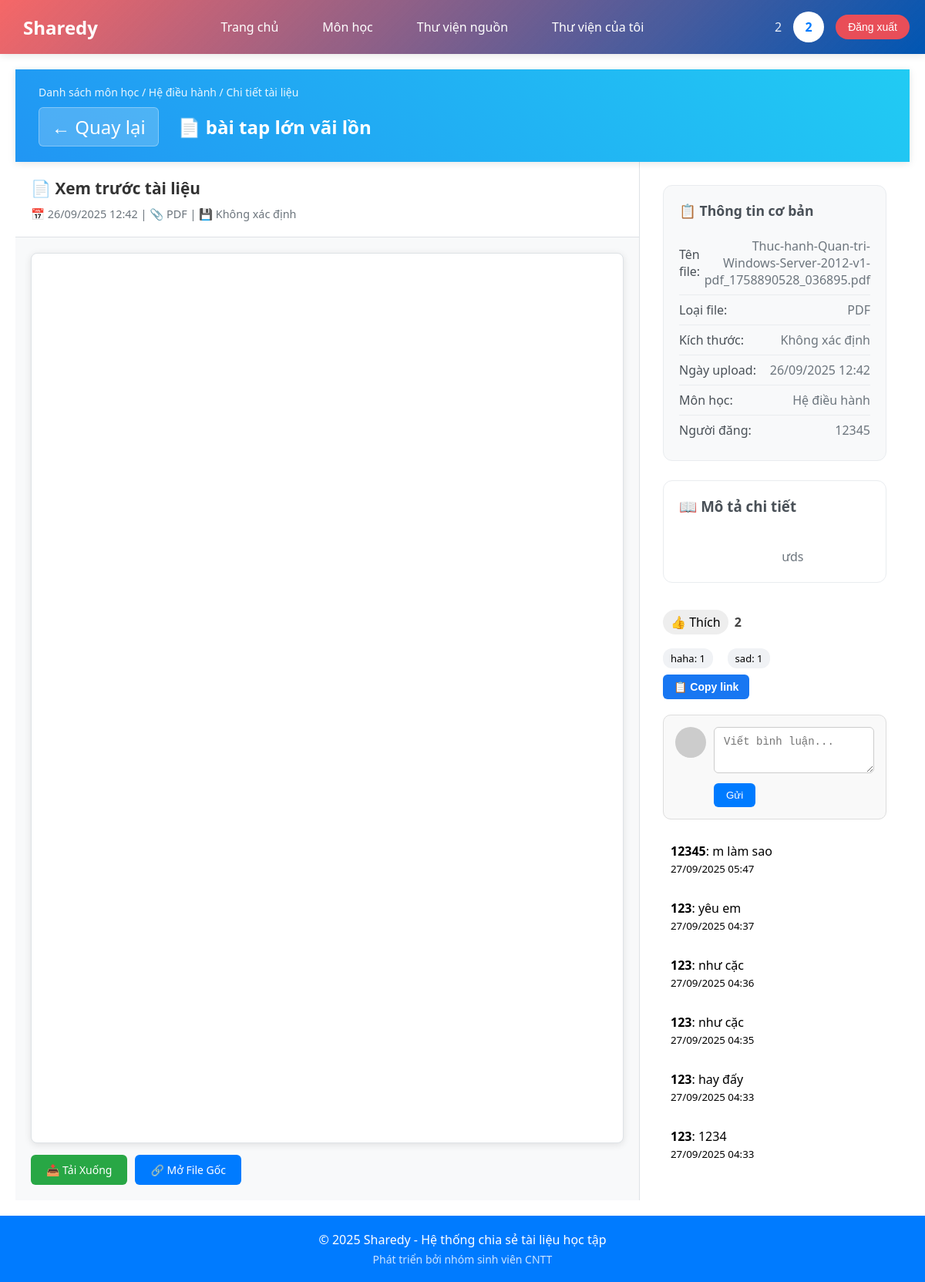
Screenshot of /index.php?page=chitiettailieu&id=16 (signed in) with the database file from the repository.
### tables this page shows
CREATE TABLE `bai_chia_se` (
  `id` int NOT NULL AUTO_INCREMENT,
  `loai` enum('tai_lieu','bai_viet') NOT NULL,
  `tieu_de` varchar(200) NOT NULL,
  `mo_ta` text,
  `file_upload` varchar(255) DEFAULT NULL,
  `link_host` varchar(255) DEFAULT NULL,
  `link_source` varchar(255) DEFAULT NULL,
  `cong_nghe` varchar(255) DEFAULT NULL,
  `id_mon_hoc` int DEFAULT NULL,
  `id_danh_muc` int DEFAULT NULL,
  `id_nguoi_dung` int NOT NULL,
  `ngay_tao` timestamp NOT NULL DEFAULT CURRENT_TIMESTAMP,
  `ngay_cap_nhat` timestamp NULL DEFAULT NULL,
  `tom_tat` text,
  `tong_reaction` int DEFAULT '0',
  PRIMARY KEY (`id`),
  KEY `id_mon_hoc` (`id_mon_hoc`) /*!80000 INVISIBLE */,
  KEY `id_danh_muc` (`id_danh_muc`),
  KEY `bai_chia_se_ibfk_3` (`id_nguoi_dung`),
  CONSTRAINT `bai_chia_se_ibfk_1` FOREIGN KEY (`id_mon_hoc`) REFERENCES `mon_hoc` (`id`),
  CONSTRAINT `bai_chia_se_ibfk_2` FOREIGN KEY (`id_danh_muc`) REFERENCES `danh_muc` (`id`),
  CONSTRAINT `bai_chia_se_ibfk_3` FOREIGN KEY (`id_nguoi_dung`) REFERENCES `nguoi_dung` (`id`)
);

CREATE TABLE `mon_hoc` (
  `id` int NOT NULL AUTO_INCREMENT,
  `ten_mon` varchar(100) NOT NULL,
  `mo_ta` text,
  PRIMARY KEY (`id`)
);

CREATE TABLE `nguoi_dung` (
  `id` int NOT NULL AUTO_INCREMENT,
  `ten_dang_nhap` varchar(50) NOT NULL,
  `email` varchar(100) NOT NULL,
  `mat_khau` varchar(255) NOT NULL,
  `remember_token` varchar(64) DEFAULT NULL,
  `ho_ten` varchar(100) DEFAULT NULL,
  `vai_tro` enum('quan_tri_vien','nguoi_dung','khach') DEFAULT 'khach',
  `ngay_tao` timestamp NULL DEFAULT CURRENT_TIMESTAMP,
  `ngay_cap_nhat` timestamp NULL DEFAULT CURRENT_TIMESTAMP ON UPDATE CURRENT_TIMESTAMP,
  `trang_thai` enum('hoạt_dong','khoa') DEFAULT NULL,
  `ma_xac_minh` varchar(6) DEFAULT NULL,
  `da_xac_minh` tinyint(1) DEFAULT '0',
  PRIMARY KEY (`id`),
  UNIQUE KEY `ten_dang_nhap` (`ten_dang_nhap`),
  UNIQUE KEY `email` (`email`)
);

CREATE TABLE `binh_luan` (
  `id` int NOT NULL AUTO_INCREMENT,
  `id_bai_chia_se` int DEFAULT NULL,
  `id_nguoi_dung` int DEFAULT NULL,
  `noi_dung` text,
  `ngay_tao` timestamp NULL DEFAULT CURRENT_TIMESTAMP,
  PRIMARY KEY (`id`),
  KEY `id_bai_chia_se` (`id_bai_chia_se`),
  KEY `id_nguoi_dung` (`id_nguoi_dung`),
  CONSTRAINT `binh_luan_ibfk_1` FOREIGN KEY (`id_bai_chia_se`) REFERENCES `bai_chia_se` (`id`),
  CONSTRAINT `binh_luan_ibfk_2` FOREIGN KEY (`id_nguoi_dung`) REFERENCES `nguoi_dung` (`id`)
);

### config/ketNoiDB.php (called while the page is built, shortened)
<?php
function lam_sach_chuoi($chuoi)
{
    return htmlspecialchars(trim($chuoi), ENT_QUOTES, 'UTF-8');
}
function dinh_dang_ngay($ngay)
{
    return date('d/m/Y H:i', strtotime($ngay));
}
function lay_tong_reaction($pdo, $id_bai)
{
    $sql = "SELECT COUNT(*) as tong FROM reaction WHERE id_bai_chia_se = ?";
    $stmt = $pdo->prepare($sql);
    $stmt->execute([$id_bai]);
    $row = $stmt->fetch();
    return $row ? $row['tong'] : 0;
}
function lay_chi_tiet_reaction($pdo, $id_bai)
{
    $sql = "SELECT loai_cam_xuc, COUNT(*) as so_luong
            FROM reaction
            WHERE id_bai_chia_se = ?
            GROUP BY loai_cam_xuc";
    $stmt = $pdo->prepare($sql);
    $stmt->execute([$id_bai]);
    $rows = $stmt->fetchAll();
    $ketqua = [
        'like' => 0,
        'love' => 0,
        'care' => 0,
        'haha' => 0,
        'wow' => 0,
        'sad' => 0,
        'angry' => 0
    ];
    foreach ($rows as $row) {
        $ketqua[$row['loai_cam_xuc']] = $row['so_luong'];
    }
    return $ketqua;
}

### src/Views/chiTietTaiLieu.php (the view, shortened to what this page needs)
<?php
include __DIR__ . '/../../config/ketNoiDB.php';
$id_tai_lieu = isset($_GET['id']) ? (int)$_GET['id'] : 0;
try {
    $sql = "SELECT bcs.*, mh.ten_mon, nd.ho_ten as ten_nguoi_dang, nd.email as email_nguoi_dang
            FROM bai_chia_se bcs
            LEFT JOIN mon_hoc mh ON bcs.id_mon_hoc = mh.id
            LEFT JOIN nguoi_dung nd ON bcs.id_nguoi_dung = nd.id
            WHERE bcs.id = :id_tai_lieu AND bcs.loai = 'tai_lieu'";
    $stmt = $pdo->prepare($sql);
    $stmt->execute([':id_tai_lieu' => $id_tai_lieu]);
    $tai_lieu = $stmt->fetch();
} catch (PDOException $e) {
    die("Lỗi truy vấn: " . $e->getMessage());
}
function tao_url_preview($duong_dan_file)
{
    $base_url = 'http://' . $_SERVER['HTTP_HOST'] . dirname($_SERVER['PHP_SELF']) . '/';
    $file_url = $base_url . $duong_dan_file;
    return 'https://docs.google.com/viewer?url=' . urlencode($file_url) . '&embedded=true';
}
function lay_icon_file($duong_dan_file)
{
    $duoi_file = strtolower(pathinfo($duong_dan_file, PATHINFO_EXTENSION));
    switch ($duoi_file) {
        case 'pdf':
            return '📄';
    }
}
function tinh_kich_thuoc_file($duong_dan_file)
{
    return 'Không xác định';
}
?>
<!DOCTYPE html>
<html lang="vi">
<head>
</head>
<body>
    <div class="container">
        <div class="header">
            <div class="breadcrumb">
                <a href="index.php?page=monhoc">Danh sách môn học</a> /
                <a href="index.php?page=tailieumon&id_mon_hoc=<?php echo $tai_lieu['id_mon_hoc']; ?>">
                    <?php echo lam_sach_chuoi($tai_lieu['ten_mon']); ?>
                </a> /
                Chi tiết tài liệu
            </div>
            <div class="header-title">
                <a href="index.php?page=tailieumon&id_mon_hoc=<?php echo $tai_lieu['id_mon_hoc']; ?>"
                    class="back-btn">
                    ← Quay lại
                </a>
                <?php echo lay_icon_file($tai_lieu['file_upload']); ?>
                <?php echo lam_sach_chuoi($tai_lieu['tieu_de']); ?>
            </div>
        </div>
        <div class="main-content">
            <div class="preview-section">
                <div class="preview-header">
                    <div class="preview-title">
                        <?php echo lay_icon_file($tai_lieu['file_upload']); ?>
                        Xem trước tài liệu
                    </div>
                    <div class="preview-meta">
                        📅 <?php echo dinh_dang_ngay($tai_lieu['ngay_tao']); ?> |
                        📎 <?php echo strtoupper(pathinfo($tai_lieu['file_upload'], PATHINFO_EXTENSION)); ?> |
                        💾 <?php echo tinh_kich_thuoc_file($tai_lieu['file_upload']); ?>
                    </div>
                </div>
                <div class="preview-container">
                    <iframe id="preview-iframe"
                        class="preview-iframe"
                        src="<?php echo tao_url_preview($tai_lieu['file_upload']); ?>"
                        style="display: none;"
                        onload="hien_thi_preview()">
                    </iframe>
                    <div class="preview-actions">
                        <a href="<?php echo $tai_lieu['file_upload']; ?>"
                            class="btn btn-success"
                            download
                            target="_blank">
                            📥 Tải Xuống
                        </a>
                        <a href="<?php echo $tai_lieu['file_upload']; ?>"
                            class="btn btn-primary"
                            target="_blank">
                            🔗 Mở File Gốc
                        </a>
                    </div>
                </div>
            </div>
            <div class="details-section">
                <div class="details-content">
                    <div class="info-card">
                        <h3>📋 Thông tin cơ bản</h3>
                        <div class="info-item">
                            <span class="info-label">Tên file:</span>
                            <span class="info-value">
                                <?php echo basename($tai_lieu['file_upload']); ?>
                            </span>
                        </div>
                        <div class="info-item">
                            <span class="info-label">Loại file:</span>
                            <span class="info-value">
                                <?php echo strtoupper(pathinfo($tai_lieu['file_upload'], PATHINFO_EXTENSION)); ?>
                            </span>
                        </div>
                        <div class="info-item">
                            <span class="info-label">Kích thước:</span>
                            <span class="info-value">
                                <?php echo tinh_kich_thuoc_file($tai_lieu['file_upload']); ?>
                            </span>
                        </div>
                        <div class="info-item">
                            <span class="info-label">Ngày upload:</span>
                            <span class="info-value">
                                <?php echo dinh_dang_ngay($tai_lieu['ngay_tao']); ?>
                            </span>
                        </div>
                        <div class="info-item">
                            <span class="info-label">Môn học:</span>
                            <span class="info-value">
                                <?php echo lam_sach_chuoi($tai_lieu['ten_mon']); ?>
                            </span>
                        </div>
                        <?php if (!empty($tai_lieu['ten_nguoi_dang'])): ?>
                            <div class="info-item">
                                <span class="info-label">Người đăng:</span>
                                <span class="info-value">
                                    <?php echo lam_sach_chuoi($tai_lieu['ten_nguoi_dang']); ?>
                                </span>
                            </div>
                        <?php endif; ?>
                    </div>
                    <?php if (!empty($tai_lieu['mo_ta'])): ?>
                        <div class="description-section">
                            <h3>📖 Mô tả chi tiết</h3>
                            <div class="description-text">
                                <?php echo lam_sach_chuoi($tai_lieu['mo_ta']); ?>
                            </div>
                        </div>
                        <div class="reaction-box" data-id="<?php echo $tai_lieu['id']; ?>">
                            <div class="like-button">
                                👍 <span class="like-text">Thích</span>
                            </div>
                            <span class="reaction-count">
                                <?php echo lay_tong_reaction($pdo, $tai_lieu['id']); ?>
                            </span>
                        </div>
                        <?php
                        $chiTiet = lay_chi_tiet_reaction($pdo, $tai_lieu['id']);
                        ?>
                        <div class="reaction-detail">
                            <?php foreach ($chiTiet as $loai => $sl): ?>
                                <?php if ($sl > 0): ?>
                                    <span class="reaction-item">
                                        <?= htmlspecialchars($loai) ?>: <?= $sl ?>
                                    </span>
                                <?php endif; ?>
                            <?php endforeach; ?>
                        </div>
                        <button class="share-btn" onclick="copyLink()">📋 Copy link</button>
                        <?php
                        $id_bai_chia_se = (int)($_GET['id'] ?? 0);
                        $sql = "SELECT bl.id, bl.noi_dung, bl.ngay_tao, bl.id_nguoi_dung, nd.ho_ten
        FROM binh_luan bl
        JOIN nguoi_dung nd ON bl.id_nguoi_dung = nd.id
        WHERE bl.id_bai_chia_se = :id_bai_chia_se
        ORDER BY bl.ngay_tao DESC";
                        $stmt = $pdo->prepare($sql);
                        $stmt->execute([':id_bai_chia_se' => $id_bai_chia_se]);
                        $comments = $stmt->fetchAll();
                        ?>
                        <div class="comment-box">
                            <img src="https://i.pravatar.cc/40" alt="Avatar" class="comment-avatar">
                            <div class="comment-content">
                                <form method="POST" action="comment.php">
                                    <textarea name="noi_dung" class="comment-input" placeholder="Viết bình luận..." required></textarea>
                                    <button type="submit" class="comment-send">Gửi</button>
                                </form>
                            </div>
                        </div>
                        <div class="comment-list">
                            <?php foreach ($comments as $c): ?>
                                <div class="comment-item">
                                    <b><?php echo htmlspecialchars($c['ho_ten']); ?></b>:
                                    <?php echo nl2br(htmlspecialchars($c['noi_dung'])); ?>
                                    <br>
                                    <small><?php echo dinh_dang_ngay($c['ngay_tao']); ?></small>
                                </div>
                            <?php endforeach; ?>
                        </div>
                </div>
            </div>
        <?php endif; ?>
        </div>
    </div>
</body>
</html>

### src/Views/layout.php (style rules this page uses)
* { margin: 0; padding: 0; box-sizing: border-box; }
body { font-family: 'Segoe UI', Tahoma, Geneva, Verdana, sans-serif; background-color: #f4f4f4ff; }
.container { justify-content: center; align-items: center; min-height: calc(100vh - 60px); background-image: url(https://static.tramdoc.vn/image/img.news/0/0/0/8341.jpg?v=1&w=300&h=200&nocache=1); padding: 20px; background-size: cover; background-position: center; background-repeat: no-repeat; }

### rows the page displays
bai_chia_se: id_mon_hoc.ten_mon "Hệ điều hành", file_upload "📄", tieu_de "bài tap lớn vãi lồn", ngay_tao "26/09/2025 12:42", file_upload "PDF", file_upload "Không xác định", file_upload "Thuc-hanh-Quan-tri-Windows-Server-2012-v1-pdf_1758890528_036895.pdf", id_nguoi_dung.ho_ten "12345", mo_ta "ưds"
binh_luan: id_nguoi_dung.ho_ten "12345", noi_dung "m làm sao", ngay_tao "27/09/2025 05:47"
binh_luan: id_nguoi_dung.ho_ten "123", noi_dung "yêu em", ngay_tao "27/09/2025 04:37"
binh_luan: id_nguoi_dung.ho_ten "123", noi_dung "như cặc", ngay_tao "27/09/2025 04:36"
binh_luan: id_nguoi_dung.ho_ten "123", noi_dung "như cặc", ngay_tao "27/09/2025 04:35"
binh_luan: id_nguoi_dung.ho_ten "123", noi_dung "hay đấy", ngay_tao "27/09/2025 04:33"
binh_luan: id_nguoi_dung.ho_ten "123", noi_dung "1234", ngay_tao "27/09/2025 04:33"

### other values shown
$fullname "2"
$avatar "2"
lay_tong_reaction($pdo, $tai_lieu['id']) "2"
$loai "haha"
$sl "1"
$loai "sad"
